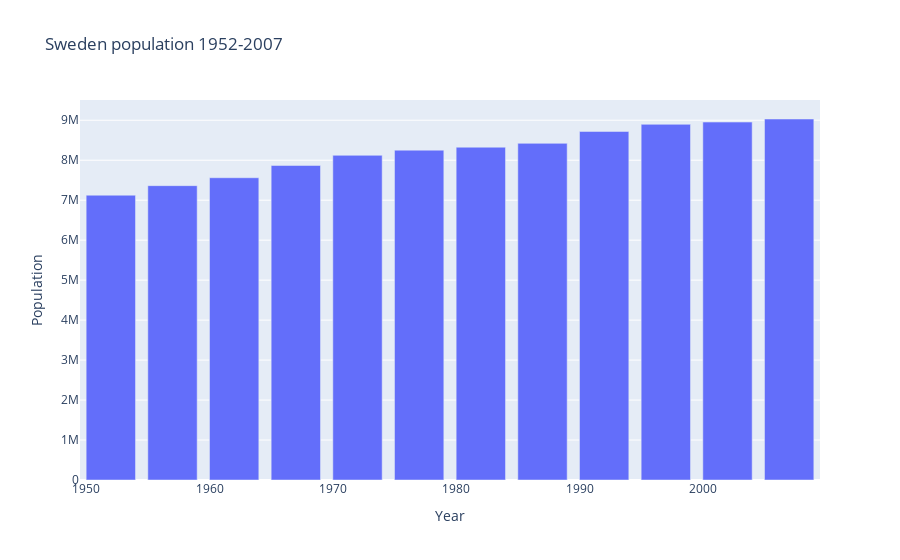

Notebook source saved alongside this figure:
### Markdown cell above
# Visualisations

### Code cell
# Visualise a bit with plotly express
# No data=blabla
# x and y, same as sns
# labels, listed in a dict!
# title is selfexplanatory
fig = px.bar(sweden, x="year", y="pop", 
    labels={"pop":"Population", "year":"Year"},
    title="Sweden population 1952-2007")
fig.show()
# Lot's of thins to change, how the hover box works for example, we will see.

### Figure 1 — Plotly figure (JSON) as saved in the notebook; plotly's stock layout.template omitted (floating-point values rounded to 4 significant figures)
{"data": [{"alignmentgroup": "True", "hovertemplate": "Year=%{x}<br>Population=%{y}<extra></extra>", "legendgroup": "", "marker": {"color": "#636efa", "pattern": {"shape": ""}}, "name": "", "offsetgroup": "", "orientation": "v", "showlegend": false, "textposition": "auto", "type": "bar", "x": [1952, 1957, 1962, 1967, 1972, 1977, 1982, 1987, 1992, 1997, 2002, 2007], "xaxis": "x", "y": [7124673, 7363802, 7561588, 7867931, 8122293, 8251648, 8325260, 8421403, 8718867, 8897619, 8954175, 9031088], "yaxis": "y"}], "layout": {"barmode": "relative", "legend": {"tracegroupgap": 0}, "title": {"text": "Sweden population 1952-2007"}, "xaxis": {"anchor": "y", "domain": [0, 1], "title": {"text": "Year"}}, "yaxis": {"anchor": "x", "domain": [0, 1], "title": {"text": "Population"}}}}
